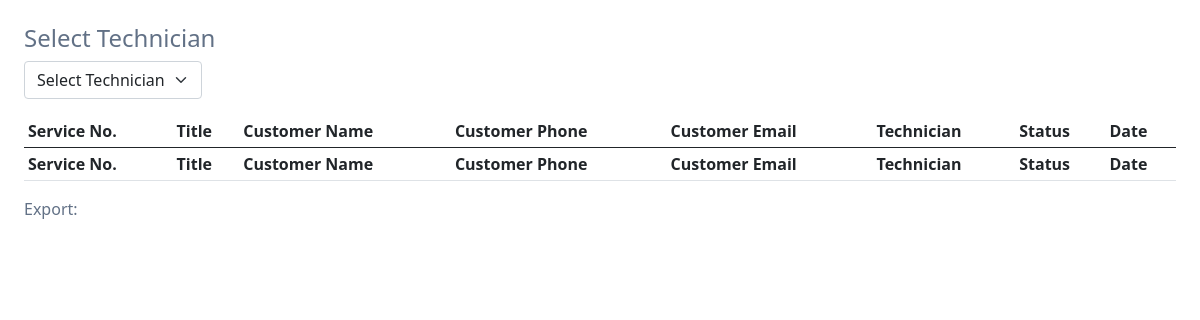
Page /dashboard/get_technician_work_list/ (signed in) on the earlier database version.
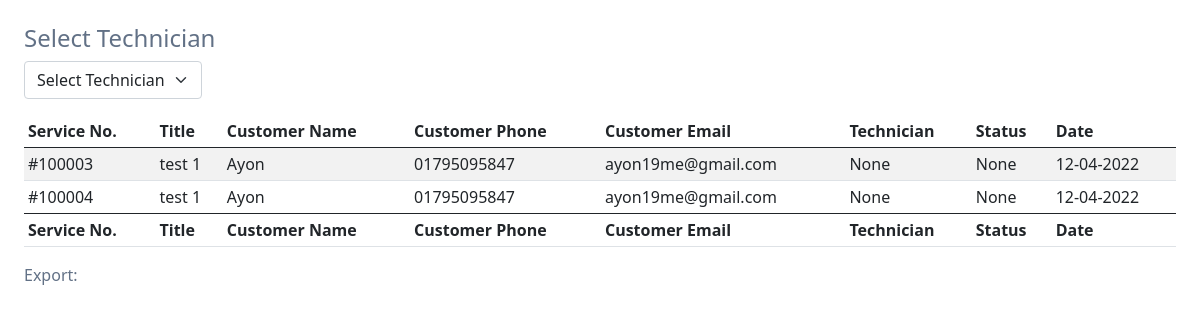
Same page on the later database version.
### app_dashboard/models.py (models this page shows, shortened)
class ServiceRequest(models.Model):
    priority_choice  = (
        ('High', 'High'),
        ('Medium', 'Medium'),
        ('Low', 'Low'),
    )
    STATUS_CHOICE = (
        ('New','New'),
        ('Waitting on Customer','Waitting on Customer'),
        ('In Progress','In Progress'),
        ('Fixed','Fixed'),
        ('Closed','Closed'),
        ('Cancelled','Cancelled'),
    )
    service_category = models.ForeignKey(ServiceCategory, on_delete=models.SET_NULL, null=True)
    customer = models.ForeignKey(User, on_delete=models.CASCADE, null=True)
    technician = models.ForeignKey(UserRegistration, on_delete=models.SET_NULL, null=True,related_name='technician')
    servicereq_no = models.CharField(max_length=122, null=True)
    title = models.CharField(max_length=250, null=True)
    details = models.TextField(max_length=1000, null=True)
    files = models.FileField(upload_to= 'service_file', null=True, blank=True)
    priority = models.CharField(max_length=122, choices=priority_choice, null=True)
    created_at = models.DateField(auto_now_add=True)
    status =  models.CharField(max_length=122, choices=STATUS_CHOICE, null=True,blank=True,default='new')
    assigned = models.BooleanField(default=False)

class UserRegistration(models.Model):
    registrationType = (
        ('','Please Select'),
        ('Residential', 'Residential'),
        ('Commercial', 'Commercial'),
        ('Other', 'Other')
    )
    roleType = (
        ('customer', 'customer'),
        ('admin', 'admin'),
        ('technician', 'technician'),
    )
    user = models.OneToOneField(User, on_delete =models.CASCADE, null=True)
    reg_no = models.BigIntegerField(null=True)
    name = models.CharField(max_length=122, null=True)
    email = models.EmailField(max_length=122, null=True , blank=True)
    phone = models.CharField(max_length=122, null=True)
    other_phone = models.CharField(max_length=122, null=True, blank=True)
    registration_type = models.CharField(max_length=122, choices = registrationType ,null=True, blank=True)
    role = models.CharField(max_length=122, choices = roleType ,null=True, default=roleType[0][0])
    business_name = models.CharField(max_length=122, null=True, blank=True)
    country = models.CharField(max_length=122, null=True, blank=True)
    division = models.CharField(max_length=122, null=True, blank=True)
    district = models.CharField(max_length=122, null=True, blank=True)
    upazila = models.CharField(max_length=122, null=True, blank=True)
    post_office_or_union = models.CharField(max_length=122, null=True, blank=True)
    house_info = models.CharField(max_length=122, null=True, blank=True)
    location = models.CharField(max_length=999, null=True, blank=True)
    nid = models.CharField(max_length=122, null=True, blank=True)
    picture = models.ImageField(upload_to= 'image', null=True, blank=True)
    active = models.BooleanField(default=False,null=True)
    tech_percentage = models.FloatField(default=0)
    date = models.DateField(auto_now_add=True)

### app_dashboard/views.py (the view)
# urls.py: path('get_technician_work_list/',views.get_technician_work_list,name='technician_work_list')
@login_required(login_url='login')
def get_technician_work_list(request):
    technicianList = UserRegistration.objects.filter(role = 'technician' )
    technician_id = request.POST.get('technician_id')
    if technician_id:
        technician_id =  int(technician_id)
    servicelist = ServiceRequest.objects.filter(technician__id = technician_id)
    context = {
        'technicianList':technicianList,
        'servicelist':servicelist,
        'technician_id':technician_id,
    }
    return render(request,'technician_work_list.html',context)

### app_dashboard/forms.py
class InvoiceForm(forms.ModelForm):
    class Meta:
        model = Invoice
        fields = ['details', 'equip_charge', 'files']
        widgets = {
                'details': forms.Textarea(attrs={'class': 'input--style-5', 'rows': '4', 'placeholder': 'Write about equivment/parts details...'}),
                'equip_charge': forms.NumberInput(attrs={'class': 'input--style-5', 'placeholder': 'Enter equipment/parts charge...'}),
                'files': forms.FileInput(attrs={'accept': '.pdf, .jpg, .jpeg, .png, .doc, .docx, .xls, .xlsx, .txt'}),
            }

### app_dashboard/custom_context_processor.py (called while the page is built)
def invoiceform(request):
    form = InvoiceForm()
    context = {
        'invoiceform':form,
    }
    return context

def get_mdod(request):
    month_fday,month_lday = get_months()
    monthlyDue=0
    totalDue=0
    invoiceListforMonth = Invoice.objects.filter(created_at__range=[month_fday,month_lday])
    for i in invoiceListforMonth:
        if i.status == 'Unpaid':
            monthlyDue += float(i.getTotalCharge())
    invoiceList = Invoice.objects.filter()
    for i in invoiceList:
        if i.status == 'Unpaid':
            totalDue += float(i.getTotalCharge())
    context={
        'overAllDue': totalDue,
        'monthlyDue': monthlyDue
    }
    return context

### app_dashboard/models.py (called while the page is built)
    def getTotalCharge(self):
        cost = 0
        if self.service.priority == 'High':
            cost = self.service.service_category.cost*2
        elif self.service.priority == 'Medium':
            cost = self.service.service_category.cost*1.5
        else:
            cost = self.service.service_category.cost
        return f'{self.equip_charge + cost}'

### app_dashboard/templatetags/customtags.py (called while the page is built)
@register.filter
def uppercon(value):
    if value == 'new':
        return 'New'
    elif value == 'in_progress':
        return 'In Progress'
    elif value == 'waittingoncustomer':
        return 'Waitting on Customer'
    elif value == 'fixed':
        return 'Fixed'
    elif value == 'closed':
        return 'Closed'
    elif value == 'cancelled':
        return 'Cancelled'
    else:
        return value

### app_dashboard/utils.py (called while the page is built)
def get_months():
    date_today = datetime.today()
    month_fday = date_today.replace(day=1, hour=0, minute=0, second=0, microsecond=0)
    next_month = date_today.replace(day=28) + timedelta(days=4)
    month_lday = next_month - timedelta(days = next_month.day)
    return month_fday,month_lday

### templates/technician_work_list.html (shortened to what this page needs)
{% load customtags %}
<!DOCTYPE html>
<html lang="en">
<head>
</head>
<body>
    <div class="container-fluid p-4">
        <link rel="stylesheet"
            href="https://cdnjs.cloudflare.com/ajax/libs/twitter-bootstrap/5.0.1/css/bootstrap.min.css">
        <link rel="stylesheet" href="https://cdn.datatables.net/1.11.1/css/dataTables.bootstrap5.min.css">
        <link rel="stylesheet" href="https://cdn.datatables.net/buttons/2.0.0/css/buttons.bootstrap5.min.css">
        <form class="w-100 pb-3 px-0" method="POST" id="techselect">
            <h4>Select Technician</h4>
            <select name="technician_id" id="technicianselect" class="form-select" style="width: max-content;">
                <option value="" disabled {% if not technician_id %} selected {% endif %}>Select Technician</option>
            </select>
        </form>
        <table id="example" class="table table-striped table-sm" style="width:100%">
            <thead>
                <tr>
                    <th>Service No.</th>
                    <th>Title</th>
                    <th>Customer Name</th>
                    <th>Customer Phone</th>
                    <th>Customer Email</th>
                    <th>Technician</th>
                    <th>Status</th>
                    <th>Date</th>
                </tr>
            </thead>
            <tbody>
                {% for list in servicelist %}
                <tr>
                    <td>{{ list.servicereq_no }}</td>
                    <td>{{ list.title }}</td>
                    <td>{{ list.customer.userregistration.name }}</td>
                    <td>{{ list.customer.userregistration.phone }}</td>
                    <td>{{ list.customer.email }}</td>
                    <td>{{ list.technician }}</td>
                    <td>{{ list.status|uppercon }}</td>
                    <td>{{ list.created_at|date:"d-m-Y" }}</td>
                </tr>
                {% endfor %}
            </tbody>
            <tfoot>
                <tr>
                    <th>Service No.</th>
                    <th>Title</th>
                    <th>Customer Name</th>
                    <th>Customer Phone</th>
                    <th>Customer Email</th>
                    <th>Technician</th>
                    <th>Status</th>
                    <th>Date</th>
                </tr>
            </tfoot>
        </table>
        <div class="export">
            <span>Export: </span>
        </div>
    </div>
</body>
</html>

### templates/technician_work_list.html (style rules this page uses)
body { width: 100%; height: 100%; display: grid; place-items: center; color: #627186 !important; }
.export { width: max-content; }

Differences in the rows shown:
added ServiceRequest: servicereq_no "#100003", title "test 1", customer.userregistration.name "Ayon", customer.userregistration.phone "01795095847", customer.email "ayon19me@gmail.com", technician "None", status "None", created_at "12-04-2022"
added ServiceRequest: servicereq_no "#100004", title "test 1", customer.userregistration.name "Ayon", customer.userregistration.phone "01795095847", customer.email "ayon19me@gmail.com", technician "None", status "None", created_at "12-04-2022"
